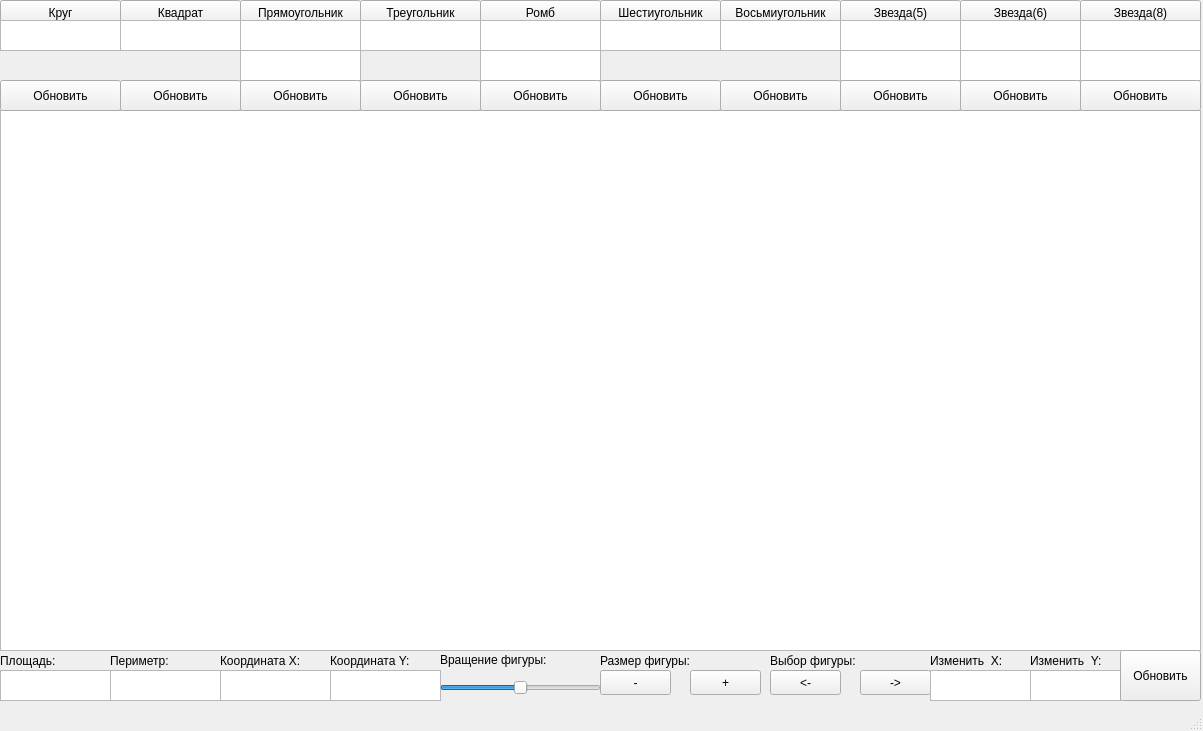
<?xml version="1.0" encoding="UTF-8"?>
<ui version="4.0">
 <class>MainWindow</class>
 <widget class="QMainWindow" name="MainWindow">
  <property name="geometry">
   <rect>
    <x>0</x>
    <y>0</y>
    <width>1203</width>
    <height>731</height>
   </rect>
  </property>
  <property name="windowTitle">
   <string>MainWindow</string>
  </property>
  <widget class="QWidget" name="centralwidget">
   <widget class="QGraphicsView" name="graphicsView">
    <property name="geometry">
     <rect>
      <x>0</x>
      <y>110</y>
      <width>1201</width>
      <height>541</height>
     </rect>
    </property>
   </widget>
   <widget class="QPushButton" name="pushButton_1">
    <property name="geometry">
     <rect>
      <x>0</x>
      <y>0</y>
      <width>121</width>
      <height>25</height>
     </rect>
    </property>
    <property name="text">
     <string>Круг</string>
    </property>
   </widget>
   <widget class="QPushButton" name="pushButton_2">
    <property name="geometry">
     <rect>
      <x>120</x>
      <y>0</y>
      <width>121</width>
      <height>25</height>
     </rect>
    </property>
    <property name="text">
     <string>Квадрат</string>
    </property>
   </widget>
   <widget class="QPushButton" name="pushButton_3">
    <property name="geometry">
     <rect>
      <x>240</x>
      <y>0</y>
      <width>121</width>
      <height>25</height>
     </rect>
    </property>
    <property name="text">
     <string>Прямоугольник</string>
    </property>
   </widget>
   <widget class="QPushButton" name="pushButton_4">
    <property name="geometry">
     <rect>
      <x>360</x>
      <y>0</y>
      <width>121</width>
      <height>25</height>
     </rect>
    </property>
    <property name="text">
     <string>Треугольник</string>
    </property>
   </widget>
   <widget class="QPushButton" name="pushButton_5">
    <property name="geometry">
     <rect>
      <x>480</x>
      <y>0</y>
      <width>121</width>
      <height>25</height>
     </rect>
    </property>
    <property name="text">
     <string>Ромб</string>
    </property>
   </widget>
   <widget class="QPushButton" name="pushButton_6">
    <property name="geometry">
     <rect>
      <x>600</x>
      <y>0</y>
      <width>121</width>
      <height>25</height>
     </rect>
    </property>
    <property name="text">
     <string>Шестиугольник</string>
    </property>
   </widget>
   <widget class="QPushButton" name="pushButton_7">
    <property name="geometry">
     <rect>
      <x>720</x>
      <y>0</y>
      <width>121</width>
      <height>25</height>
     </rect>
    </property>
    <property name="text">
     <string>Восьмиугольник</string>
    </property>
   </widget>
   <widget class="QPushButton" name="pushButton_8">
    <property name="geometry">
     <rect>
      <x>840</x>
      <y>0</y>
      <width>121</width>
      <height>25</height>
     </rect>
    </property>
    <property name="text">
     <string>Звезда(5)</string>
    </property>
   </widget>
   <widget class="QPushButton" name="pushButton_9">
    <property name="geometry">
     <rect>
      <x>960</x>
      <y>0</y>
      <width>121</width>
      <height>25</height>
     </rect>
    </property>
    <property name="text">
     <string>Звезда(6)</string>
    </property>
   </widget>
   <widget class="QPushButton" name="pushButton_10">
    <property name="geometry">
     <rect>
      <x>1080</x>
      <y>0</y>
      <width>121</width>
      <height>25</height>
     </rect>
    </property>
    <property name="text">
     <string>Звезда(8)</string>
    </property>
   </widget>
   <widget class="QTextEdit" name="textEdit_1">
    <property name="geometry">
     <rect>
      <x>0</x>
      <y>20</y>
      <width>121</width>
      <height>31</height>
     </rect>
    </property>
   </widget>
   <widget class="QTextEdit" name="textEdit_2">
    <property name="geometry">
     <rect>
      <x>120</x>
      <y>20</y>
      <width>121</width>
      <height>31</height>
     </rect>
    </property>
   </widget>
   <widget class="QTextEdit" name="textEdit_3">
    <property name="geometry">
     <rect>
      <x>240</x>
      <y>20</y>
      <width>121</width>
      <height>31</height>
     </rect>
    </property>
   </widget>
   <widget class="QTextEdit" name="textEdit_4">
    <property name="geometry">
     <rect>
      <x>240</x>
      <y>50</y>
      <width>121</width>
      <height>31</height>
     </rect>
    </property>
   </widget>
   <widget class="QTextEdit" name="textEdit_5">
    <property name="geometry">
     <rect>
      <x>360</x>
      <y>20</y>
      <width>121</width>
      <height>31</height>
     </rect>
    </property>
   </widget>
   <widget class="QTextEdit" name="textEdit_6">
    <property name="geometry">
     <rect>
      <x>480</x>
      <y>20</y>
      <width>121</width>
      <height>31</height>
     </rect>
    </property>
   </widget>
   <widget class="QTextEdit" name="textEdit_7">
    <property name="geometry">
     <rect>
      <x>480</x>
      <y>50</y>
      <width>121</width>
      <height>31</height>
     </rect>
    </property>
   </widget>
   <widget class="QTextEdit" name="textEdit_8">
    <property name="geometry">
     <rect>
      <x>600</x>
      <y>20</y>
      <width>121</width>
      <height>31</height>
     </rect>
    </property>
   </widget>
   <widget class="QTextEdit" name="textEdit_9">
    <property name="geometry">
     <rect>
      <x>720</x>
      <y>20</y>
      <width>121</width>
      <height>31</height>
     </rect>
    </property>
   </widget>
   <widget class="QTextEdit" name="textEdit_10">
    <property name="geometry">
     <rect>
      <x>840</x>
      <y>20</y>
      <width>121</width>
      <height>31</height>
     </rect>
    </property>
   </widget>
   <widget class="QTextEdit" name="textEdit_11">
    <property name="geometry">
     <rect>
      <x>840</x>
      <y>50</y>
      <width>121</width>
      <height>31</height>
     </rect>
    </property>
   </widget>
   <widget class="QTextEdit" name="textEdit_12">
    <property name="geometry">
     <rect>
      <x>960</x>
      <y>20</y>
      <width>121</width>
      <height>31</height>
     </rect>
    </property>
   </widget>
   <widget class="QTextEdit" name="textEdit_13">
    <property name="geometry">
     <rect>
      <x>960</x>
      <y>50</y>
      <width>121</width>
      <height>31</height>
     </rect>
    </property>
   </widget>
   <widget class="QTextEdit" name="textEdit_14">
    <property name="geometry">
     <rect>
      <x>1080</x>
      <y>20</y>
      <width>121</width>
      <height>31</height>
     </rect>
    </property>
   </widget>
   <widget class="QTextEdit" name="textEdit_15">
    <property name="geometry">
     <rect>
      <x>1080</x>
      <y>50</y>
      <width>121</width>
      <height>31</height>
     </rect>
    </property>
   </widget>
   <widget class="QPushButton" name="pushButton_12">
    <property name="geometry">
     <rect>
      <x>0</x>
      <y>80</y>
      <width>121</width>
      <height>31</height>
     </rect>
    </property>
    <property name="text">
     <string>Обновить</string>
    </property>
   </widget>
   <widget class="QPushButton" name="pushButton_24">
    <property name="geometry">
     <rect>
      <x>120</x>
      <y>80</y>
      <width>121</width>
      <height>31</height>
     </rect>
    </property>
    <property name="text">
     <string>Обновить</string>
    </property>
   </widget>
   <widget class="QPushButton" name="pushButton_13">
    <property name="geometry">
     <rect>
      <x>240</x>
      <y>80</y>
      <width>121</width>
      <height>31</height>
     </rect>
    </property>
    <property name="text">
     <string>Обновить</string>
    </property>
   </widget>
   <widget class="QPushButton" name="pushButton_14">
    <property name="geometry">
     <rect>
      <x>360</x>
      <y>80</y>
      <width>121</width>
      <height>31</height>
     </rect>
    </property>
    <property name="text">
     <string>Обновить</string>
    </property>
   </widget>
   <widget class="QPushButton" name="pushButton_15">
    <property name="geometry">
     <rect>
      <x>480</x>
      <y>80</y>
      <width>121</width>
      <height>31</height>
     </rect>
    </property>
    <property name="text">
     <string>Обновить</string>
    </property>
   </widget>
   <widget class="QPushButton" name="pushButton_16">
    <property name="geometry">
     <rect>
      <x>600</x>
      <y>80</y>
      <width>121</width>
      <height>31</height>
     </rect>
    </property>
    <property name="text">
     <string>Обновить</string>
    </property>
   </widget>
   <widget class="QPushButton" name="pushButton_17">
    <property name="geometry">
     <rect>
      <x>720</x>
      <y>80</y>
      <width>121</width>
      <height>31</height>
     </rect>
    </property>
    <property name="text">
     <string>Обновить</string>
    </property>
   </widget>
   <widget class="QPushButton" name="pushButton_18">
    <property name="geometry">
     <rect>
      <x>840</x>
      <y>80</y>
      <width>121</width>
      <height>31</height>
     </rect>
    </property>
    <property name="text">
     <string>Обновить</string>
    </property>
   </widget>
   <widget class="QPushButton" name="pushButton_19">
    <property name="geometry">
     <rect>
      <x>960</x>
      <y>80</y>
      <width>121</width>
      <height>31</height>
     </rect>
    </property>
    <property name="text">
     <string>Обновить</string>
    </property>
   </widget>
   <widget class="QPushButton" name="pushButton_20">
    <property name="geometry">
     <rect>
      <x>1080</x>
      <y>80</y>
      <width>121</width>
      <height>31</height>
     </rect>
    </property>
    <property name="text">
     <string>Обновить</string>
    </property>
   </widget>
   <widget class="QLabel" name="label">
    <property name="geometry">
     <rect>
      <x>0</x>
      <y>650</y>
      <width>111</width>
      <height>21</height>
     </rect>
    </property>
    <property name="text">
     <string>Площадь:</string>
    </property>
   </widget>
   <widget class="QTextBrowser" name="textBrowser">
    <property name="geometry">
     <rect>
      <x>0</x>
      <y>670</y>
      <width>111</width>
      <height>31</height>
     </rect>
    </property>
   </widget>
   <widget class="QLabel" name="label_2">
    <property name="geometry">
     <rect>
      <x>110</x>
      <y>650</y>
      <width>111</width>
      <height>21</height>
     </rect>
    </property>
    <property name="text">
     <string>Периметр:</string>
    </property>
   </widget>
   <widget class="QTextBrowser" name="textBrowser_2">
    <property name="geometry">
     <rect>
      <x>110</x>
      <y>670</y>
      <width>111</width>
      <height>31</height>
     </rect>
    </property>
   </widget>
   <widget class="QLabel" name="label_3">
    <property name="geometry">
     <rect>
      <x>220</x>
      <y>650</y>
      <width>111</width>
      <height>21</height>
     </rect>
    </property>
    <property name="text">
     <string>Координата X:</string>
    </property>
   </widget>
   <widget class="QLabel" name="label_4">
    <property name="geometry">
     <rect>
      <x>330</x>
      <y>650</y>
      <width>111</width>
      <height>21</height>
     </rect>
    </property>
    <property name="text">
     <string>Координата Y:</string>
    </property>
   </widget>
   <widget class="QTextBrowser" name="textBrowser_3">
    <property name="geometry">
     <rect>
      <x>330</x>
      <y>670</y>
      <width>111</width>
      <height>31</height>
     </rect>
    </property>
   </widget>
   <widget class="QTextBrowser" name="textBrowser_4">
    <property name="geometry">
     <rect>
      <x>220</x>
      <y>670</y>
      <width>111</width>
      <height>31</height>
     </rect>
    </property>
   </widget>
   <widget class="QLabel" name="label_5">
    <property name="geometry">
     <rect>
      <x>440</x>
      <y>650</y>
      <width>161</width>
      <height>21</height>
     </rect>
    </property>
    <property name="text">
     <string>&lt;html&gt;&lt;head/&gt;&lt;body&gt;&lt;p&gt;Вращение фигуры:&lt;/p&gt;&lt;/body&gt;&lt;/html&gt;</string>
    </property>
   </widget>
   <widget class="QSlider" name="horizontalSlider">
    <property name="geometry">
     <rect>
      <x>440</x>
      <y>680</y>
      <width>161</width>
      <height>16</height>
     </rect>
    </property>
    <property name="maximum">
     <number>100</number>
    </property>
    <property name="value">
     <number>50</number>
    </property>
    <property name="orientation">
     <enum>Qt::Horizontal</enum>
    </property>
   </widget>
   <widget class="QLabel" name="label_6">
    <property name="geometry">
     <rect>
      <x>600</x>
      <y>650</y>
      <width>161</width>
      <height>21</height>
     </rect>
    </property>
    <property name="text">
     <string>Размер фигуры:</string>
    </property>
   </widget>
   <widget class="QPushButton" name="pushButton_11">
    <property name="geometry">
     <rect>
      <x>600</x>
      <y>670</y>
      <width>71</width>
      <height>25</height>
     </rect>
    </property>
    <property name="text">
     <string>-</string>
    </property>
   </widget>
   <widget class="QPushButton" name="pushButton_21">
    <property name="geometry">
     <rect>
      <x>690</x>
      <y>670</y>
      <width>71</width>
      <height>25</height>
     </rect>
    </property>
    <property name="text">
     <string>+</string>
    </property>
   </widget>
   <widget class="QLabel" name="label_7">
    <property name="geometry">
     <rect>
      <x>770</x>
      <y>650</y>
      <width>161</width>
      <height>21</height>
     </rect>
    </property>
    <property name="text">
     <string>Выбор фигуры:</string>
    </property>
   </widget>
   <widget class="QPushButton" name="pushButton_22">
    <property name="geometry">
     <rect>
      <x>770</x>
      <y>670</y>
      <width>71</width>
      <height>25</height>
     </rect>
    </property>
    <property name="text">
     <string>&lt;-</string>
    </property>
   </widget>
   <widget class="QPushButton" name="pushButton_23">
    <property name="geometry">
     <rect>
      <x>860</x>
      <y>670</y>
      <width>71</width>
      <height>25</height>
     </rect>
    </property>
    <property name="text">
     <string>-&gt;</string>
    </property>
   </widget>
   <widget class="QLabel" name="label_8">
    <property name="geometry">
     <rect>
      <x>930</x>
      <y>650</y>
      <width>101</width>
      <height>21</height>
     </rect>
    </property>
    <property name="text">
     <string>Изменить  X:</string>
    </property>
   </widget>
   <widget class="QLabel" name="label_9">
    <property name="geometry">
     <rect>
      <x>1030</x>
      <y>650</y>
      <width>101</width>
      <height>21</height>
     </rect>
    </property>
    <property name="text">
     <string>Изменить  Y:</string>
    </property>
   </widget>
   <widget class="QTextEdit" name="textEdit">
    <property name="geometry">
     <rect>
      <x>930</x>
      <y>670</y>
      <width>101</width>
      <height>31</height>
     </rect>
    </property>
   </widget>
   <widget class="QTextEdit" name="textEdit_16">
    <property name="geometry">
     <rect>
      <x>1030</x>
      <y>670</y>
      <width>91</width>
      <height>31</height>
     </rect>
    </property>
   </widget>
   <widget class="QPushButton" name="pushButton_99">
    <property name="geometry">
     <rect>
      <x>1120</x>
      <y>650</y>
      <width>81</width>
      <height>51</height>
     </rect>
    </property>
    <property name="text">
     <string>Обновить</string>
    </property>
   </widget>
  </widget>
  <widget class="QStatusBar" name="statusbar"/>
 </widget>
 <resources/>
 <connections/>
</ui>
